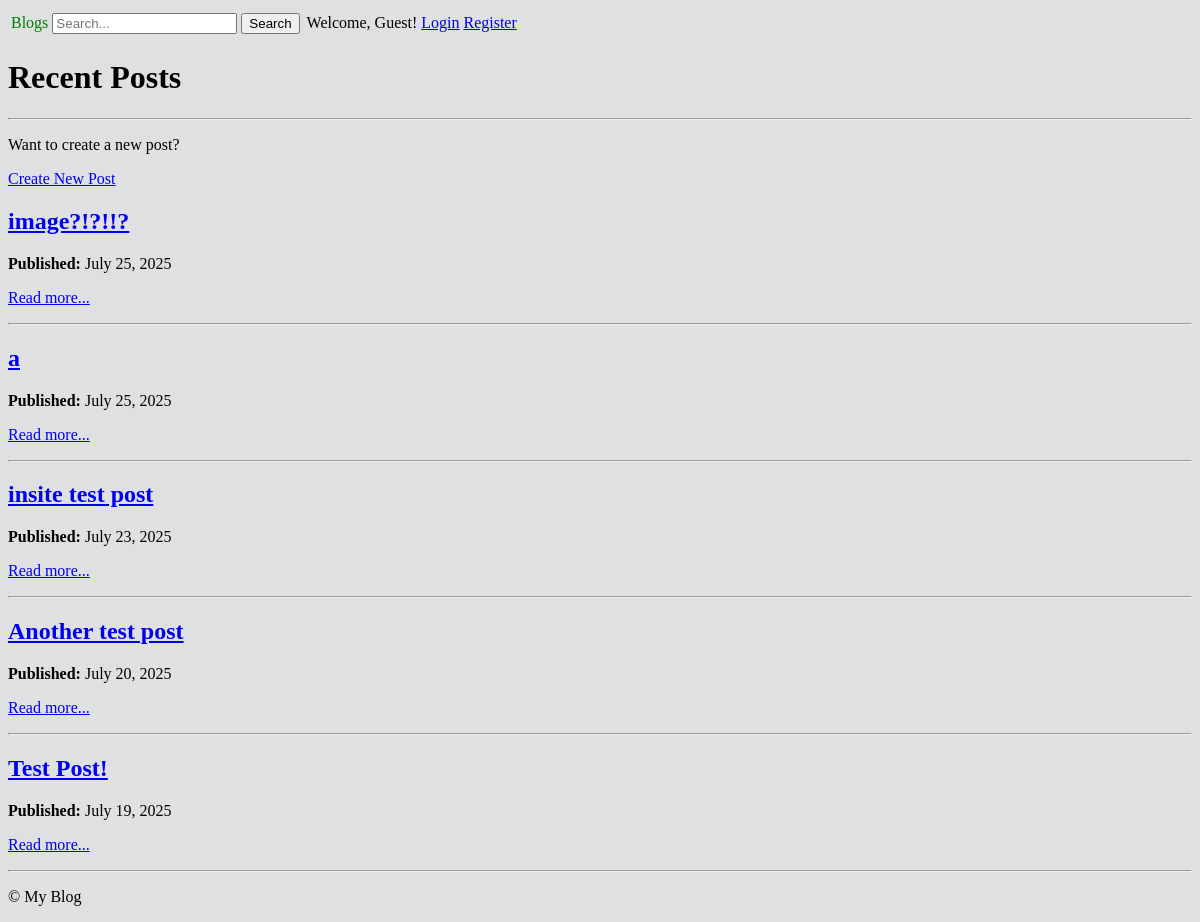
/posts/, run on an earlier commit of the app's database.
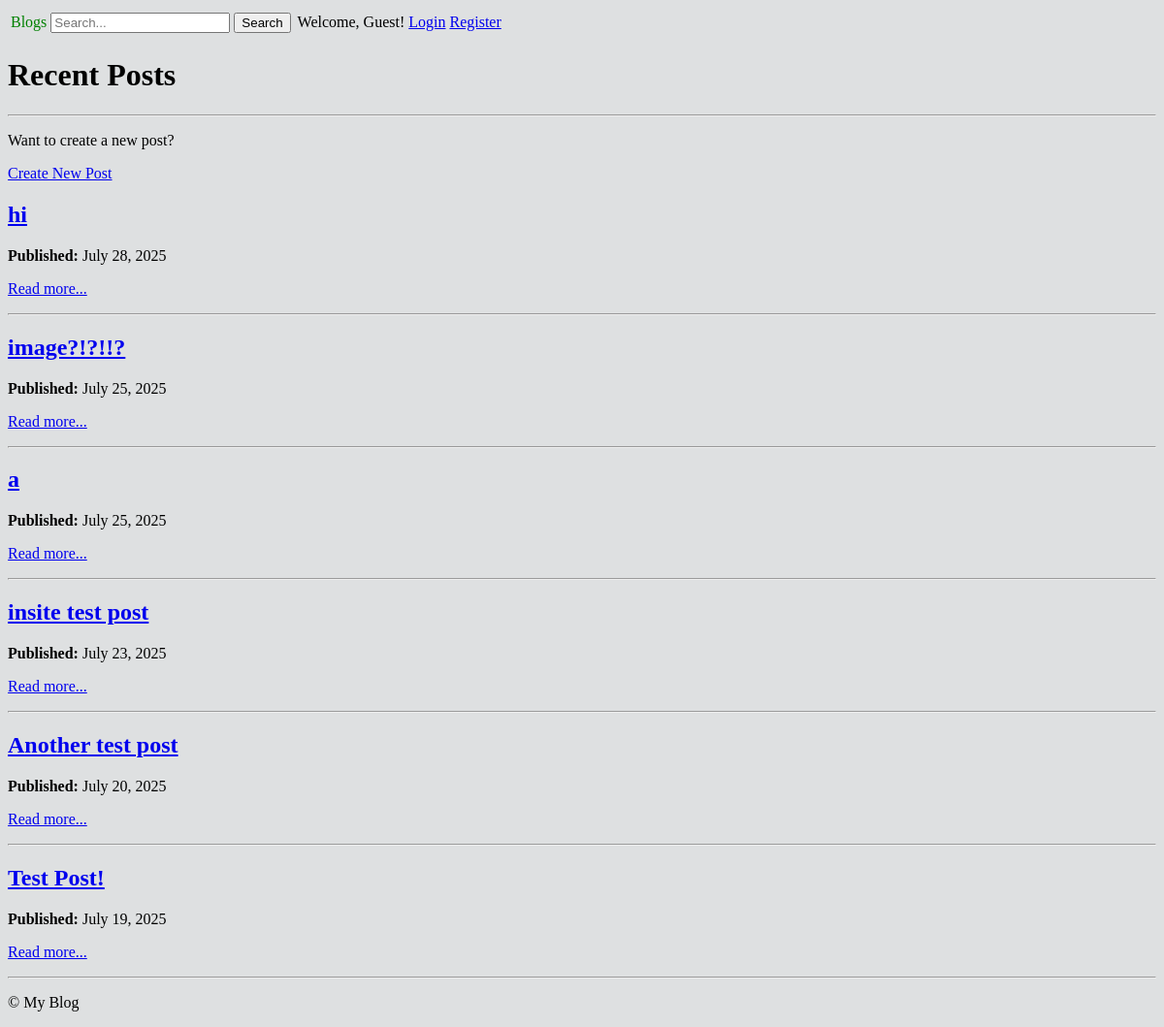
And on a later commit of the database.
### blog/models.py (models this page shows, shortened)
class Post(models.Model):
    author = models.ForeignKey(User, on_delete=models.CASCADE)
    title = models.CharField(max_length=200)
    body = models.TextField()
    view_count = models.PositiveIntegerField(default=0)
    category = models.CharField(max_length=100, blank=True, null=True)
    tags = models.CharField(max_length=200, blank=True, null=True)
    created_at = models.DateTimeField(auto_now_add=True)
    updated_at = models.DateTimeField(auto_now=True)
    scheduled_publish = models.DateTimeField(blank=True, null=True)
    is_published = models.BooleanField(default=False)
    attachments = models.FileField(upload_to='attachments/', blank=True, null=True)

### blog/views.py (the view)
# urls.py: path('posts/', views.PostListView.as_view(), name='post-list'),
class PostListView(generic.ListView):
    model = Post
    template_name = 'blog/post_list.html'
    context_object_name = 'posts'
    def get_queryset(self):
        return Post.objects.filter(is_published=True).order_by('-created_at')

### blog/templates/blog/post_list.html (shortened to what this page needs)
{% extends "base.html" %}
{% block content %}
  <h1>Recent Posts</h1>
  <hr>
  <p>Want to create a new post?</p>
  <p><a href="{% url 'blog:post-create' %}" class="btn btn-primary">Create New Post</a></p>
  {% for post in posts %}
    <div class="post-summary">
      <h2>
        <a href="{% url 'blog:post-detail' post.pk %}">{{ post.title }}</a>
      </h2>
      <p><strong>Published:</strong> {{ post.created_at|date:"F j, Y" }}</p>
      <p>
        <a href="{% url 'blog:post-detail' post.pk %}">Read more...</a>
      </p>
      <hr>
    </div>
  {% empty %}
    <p>No posts have been published yet.</p>
  {% endfor %}
{% endblock %}

What changed in the data, as far as the page shows it:
added Post: title "hi", created_at "July 28, 2025"
